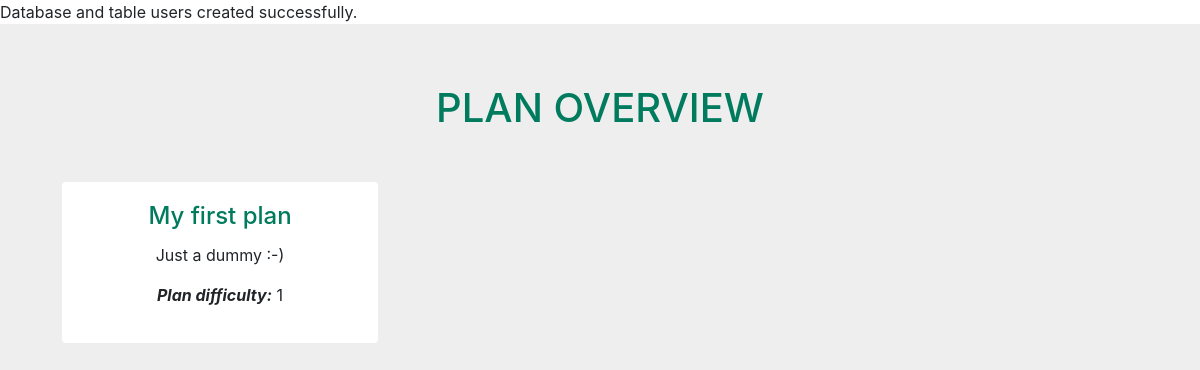
Before: / with the older database file.
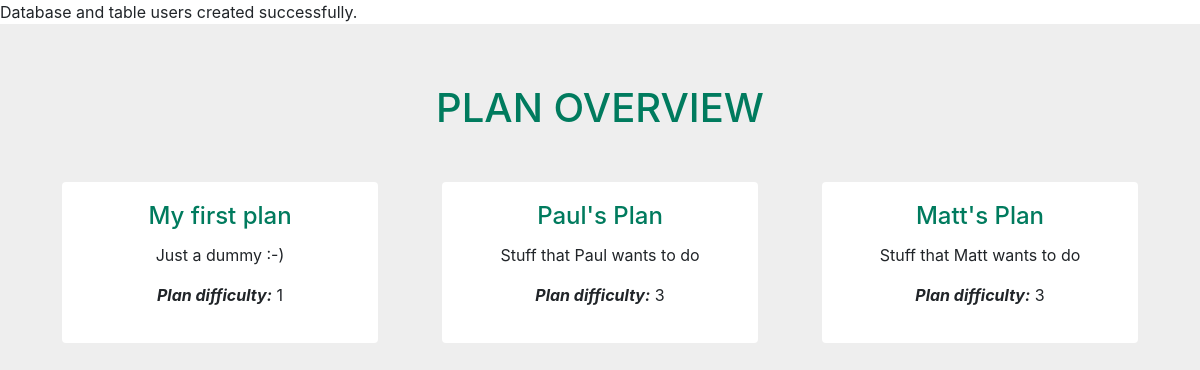
After: the same page with the newer database file.
### tables this page shows
CREATE TABLE IF NOT EXISTS `plan` (
  `id` int(11) NOT NULL,
  `plan_name` varchar(150) NOT NULL COMMENT 'contains plan name',
  `plan_description` text NOT NULL COMMENT 'contains plan description (optional)',
  `plan_difficulty` int(1) NOT NULL DEFAULT '1' COMMENT '1=beginner,2=intermediate,3=expert'
);

### public/index.php (the view, shortened to what this page needs)
<?php
require_once "../private/install.php";
include TEMPLATE_PATH.'/header.php';
?>
<section id="plans">
    <div class="container">
        <h5 class="section-title h1">PLAN OVERVIEW</h5>
        <div class="row">
            <?php
            try {
                $connection = new PDO($dsn, $username, $password, $options);
                $sql = "SELECT * FROM plan";
                $plan_statement = $connection->prepare($sql);
                $plan_statement->execute();
                $plan_result = $plan_statement->fetchAll();
            } catch (PDOException $error) {
                echo $sql . "<br>" . $error->getMessage();
            }
            foreach ($plan_result as $plan_row) { ?>
                <div class="col-xs-12 col-sm-6 col-md-4 card-padding">
                    <div class="image-flip" ontouchstart="this.classList.toggle('hover');">
                        <div class="mainflip">
                            <div class="frontside">
                                <div class="card">
                                    <div class="card-body text-center">
                                        <h4 class="card-title"><?php echo $plan_row["plan_name"]; ?></h4>
                                        <p><?php echo $plan_row["plan_description"]; ?></p>
                                        <p><b><i>Plan difficulty:</i></b> <?php echo $plan_row["plan_difficulty"]; ?></p>
                                    </div>
                                </div>
                            </div>
                            <div class="backside">
                                <div class="card">
                                    <div class="card-body text-center mt-4">
                                        <?php
                                        $sql = "SELECT * FROM plan_days WHERE plan_id = :plan_id ORDER BY `order`";
                                        $plan_id = $plan_row['id'];
                                        $statement = $connection->prepare($sql);
                                        $statement->bindParam(':plan_id', $plan_id, PDO::PARAM_STR);
                                        $statement->execute();
                                        $result = $statement->fetchAll();
                                        foreach ($result as $row)
                                        ?>
                                        <ul class="list-group">
                                            <li class="list-group-item"><?php echo $row["day_name"]?></li>
                                        </ul>
                                        <a href="plan_detail.php?plan=<?php echo $plan_row["id"];?>" class="btn btn-primary btn-sm"></a>
                                    </div>
                                </div>
                            </div>
                        </div>
                    </div>
                </div>
            <?php } ?>
        </div>
    </div>
</section>
<?php include TEMPLATE_PATH.'/footer.php'; ?>

### public/templates/header.php (shortened to what this page needs)
<!doctype html>
<html lang="en">
<head>
    <link rel="stylesheet" href="https://stackpath.bootstrapcdn.com/bootstrap/4.1.0/css/bootstrap.min.css"
>
    <link rel="stylesheet" href="https://use.fontawesome.com/releases/v5.0.10/css/all.css"
>
    <link rel="stylesheet" href="css/style.css">
</head>
<body>

### public/templates/footer.php (shortened to what this page needs)
 </body>
</html>

### public/css/style.css (style rules this page uses)
#plans { background: #eee !important; }
.btn-primary { color: #fff; background-color: #007b5e; border-color: #007b5e; }
section { padding: 60px 0; height: 100vh; }
section .section-title { text-align: center; color: #007b5e; margin-bottom: 50px; text-transform: uppercase; }
#plans .card { border: none; background: #ffffff; }
.card-padding { padding-right: 2em; padding-left: 2em; }
.mainflip { -webkit-transition: 1s; -webkit-transform-style: preserve-3d; -ms-transition: 1s; -moz-transition: 1s; -moz-transform: perspective(1000px); -moz-transform-style: preserve-3d; -ms-transform-style: preserve-3d; transition: 1s; transform-style: preserve-3d; position: relative; }
.frontside { position: relative; -webkit-transform: rotateY(0deg); -ms-transform: rotateY(0deg); z-index: 2; margin-bottom: 30px; }
.backside { position: absolute; top: 0; left: 0; background: white; -webkit-transform: rotateY(-180deg); -moz-transform: rotateY(-180deg); -o-transform: rotateY(-180deg); -ms-transform: rotateY(-180deg); transform: rotateY(-180deg); -webkit-box-shadow: 5px 7px 9px -4px rgb(158, 158, 158); -moz-box-shadow: 5px 7px 9px -4px rgb(158, 158, 158); box-shadow: 5px 7px 9px -4px rgb(158, 158, 158); }
.frontside, .backside { -webkit-backface-visibility: hidden; -moz-backface-visibility: hidden; -ms-backface-visibility: hidden; backface-visibility: hidden; -webkit-transition: 1s; -webkit-transform-style: preserve-3d; -moz-transition: 1s; -moz-transform-style: preserve-3d; -o-transition: 1s; -o-transform-style: preserve-3d; -ms-transition: 1s; -ms-transform-style: preserve-3d; transition: 1s; transform-style: preserve-3d; }
.frontside .card, .backside .card { min-height: 112px; min-width: 300px; }
.backside .card a { font-size: 18px; }
.frontside .card .card-title, .backside .card .card-title { color: #007b5e !important; }

Changed rows visible on the page:
added plan: plan_name "Paul's Plan", plan_description "Stuff that Paul wants to do", plan_difficulty "3"
added plan: plan_name "Matt's Plan", plan_description "Stuff that Matt wants to do", plan_difficulty "3"
